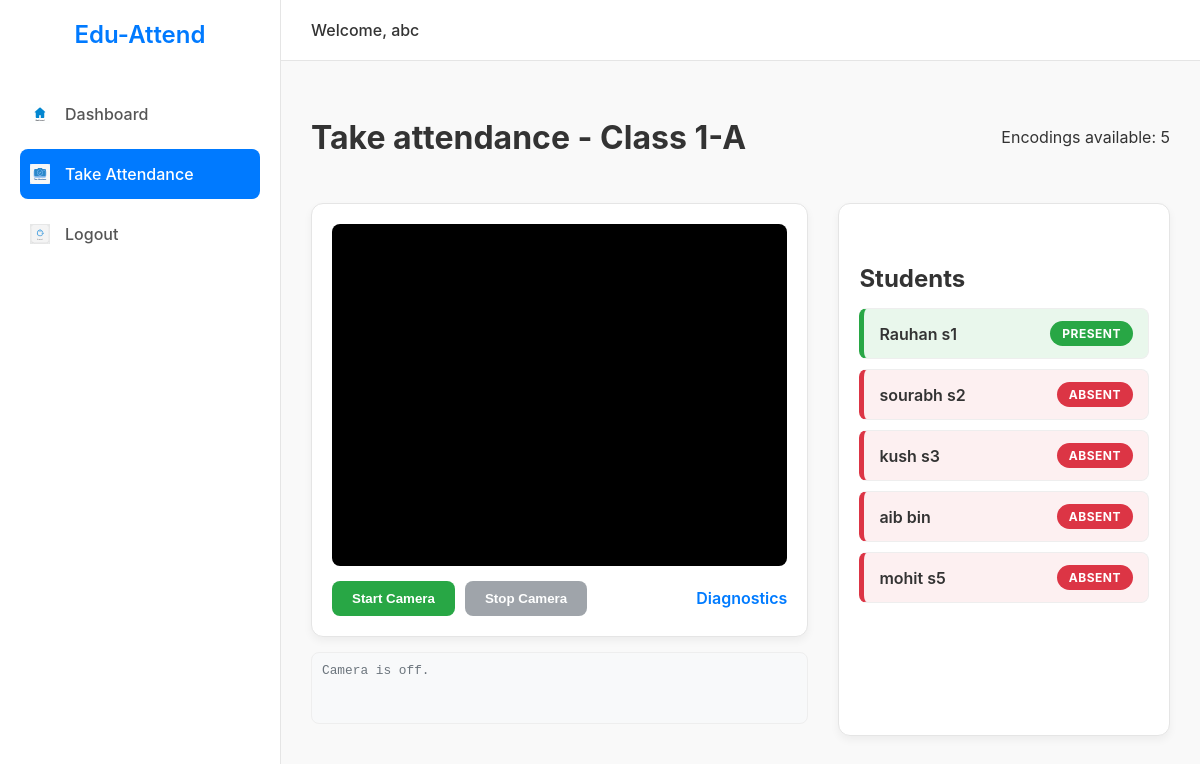
/core/teacher/class/1/take/ (signed in), run on the app's committed database.
### core/models.py (models this page shows, shortened)
class User(AbstractUser):
    ROLE_CHOICES = (
        ('admin', 'Admin'),
        ('teacher', 'Teacher'),
        ('student', 'Student'),
    )
    role = models.CharField(max_length=20, choices=ROLE_CHOICES, default='teacher')

class SchoolClass(models.Model):
    grade = models.PositiveSmallIntegerField(
        validators=[MinValueValidator(1), MaxValueValidator(12)],
        help_text="Class/Grade number (1-12)"
    )
    section = models.CharField(
        max_length=2,
        help_text="Section letter, e.g., A, B, C",
    )
    academic_year = models.ForeignKey(AcademicYear, on_delete=models.PROTECT, default=1)
    class Meta:
        unique_together = ("academic_year", "grade", "section")

class Student(models.Model):
    user = models.OneToOneField(User, on_delete=models.CASCADE, primary_key=True)
    school_class = models.ForeignKey(SchoolClass, on_delete=models.SET_NULL, null=True, blank=True, related_name='students')
    roll_number = models.CharField(max_length=20, blank=True)
    photo = models.ImageField(upload_to='students/', blank=True, null=True, help_text="A single, high-quality frontal face shot for the main profile.")
    face_encodings = models.JSONField(default=list, blank=True, help_text="Auto-generated from the main photo if face_recognition is installed.")
    class Meta:
        unique_together = ('school_class', 'roll_number')
    def get_full_name(self) -> str:
        return self.user.get_full_name() or self.user.username

### core/views.py (the view)
# urls.py: path('teacher/class/<int:class_id>/take/', views.take_attendance, name='take_attendance'),
@login_required
def take_attendance(request: HttpRequest, class_id: int) -> HttpResponse:
    school_class = get_object_or_404(SchoolClass, id=class_id)
    today = timezone.localdate()
    active_academic_year = AcademicYear.objects.filter(is_active=True).first()
    if not active_academic_year:
        messages.error(request, "There is no active academic year. Please set one in the admin panel.")
        return redirect('teacher_dashboard')
    all_students = school_class.students.all().select_related('user')
    present_student_ids = set(AttendanceRecord.objects.filter(
        school_class=school_class,
        date=today,
        academic_year=active_academic_year,
        status='present'
    ).values_list('student_id', flat=True))
    get_token(request)
    enc_count = sum(1 for s in all_students if s.face_encodings)
    context = {
        'school_class': school_class,
        'students': all_students,
        'present_ids': present_student_ids,
        'today': today,
        'enc_count': enc_count,
        'class': school_class, # For template compatibility
    }
    return render(request, 'teacher/take_attendance.html', context)

### templates/teacher/take_attendance.html (shortened to what this page needs)
{% extends 'base.html' %}
{% load static %}
{% block extra_head %}
<link rel="stylesheet" href="{% static 'css/take_attendance.css' %}">
{% endblock %}
{% block content %}
<div class="page-header">
  <h1>Take attendance - Class {{ school_class.grade }}-{{ school_class.section }}</h1>
  <p class="text-muted mb-0">Encodings available: {{ enc_count }}</p>
</div>
<div class="attendance-container">
  <div class="camera-container">
    <div class="video-card">
      <div class="video-wrapper">
        <video id="video" playsinline autoplay></video>
      </div>
      <div class="controls">
        <div class="action-buttons">
          <button id="startBtn" class="btn-custom btn-start">Start Camera</button>
          <button id="stopBtn" class="btn-custom btn-stop" disabled>Stop Camera</button>
        </div>
        <a class="btn-diagnostics" target="_blank" href="{% url 'class_diagnostics' %}">Diagnostics</a>
      </div>
    </div>
    <pre id="log">Camera is off.</pre>
  </div>
  <div class="student-list-container">
    <div class="student-list-card">
      <h5>Students</h5>
      <ul id="students">
        {% for s in students %}
        <li class="student-item {% if s.pk in present_ids %}present{% else %}absent{% endif %}" data-id="{{ s.pk }}">
          <span class="student-name">{{ s.get_full_name }}</span>
          <span class="status-badge {% if s.pk in present_ids %}present{% else %}absent{% endif %}">
            {% if s.pk in present_ids %}Present{% else %}Absent{% endif %}
          </span>
        </li>
        {% endfor %}
      </ul>
    </div>
  </div>
</div>
{% endblock %}

### templates/base.html (shortened to what this page needs)
{% load static %}
<!DOCTYPE html>
<html lang="en">
<head>
    <link rel="stylesheet" href="{% static 'css/main.css' %}">
    {% block extra_head %}{% endblock %}
</head>
<body>
    <div class="wrapper">
        <aside class="sidebar" id="sidebar">
            <div class="logo">
                Edu-Attend
            </div>
            <nav>
                <ul>
                    {% if user.role == 'admin' %}
                    <li>
                        <a href="{% url 'admin_dashboard' %}" class="{% if request.resolver_match.url_name == 'admin_dashboard' %}active{% endif %}">
                            <img src="{% static 'images/icons/Dashboard.svg' %}" alt="Dashboard" class="icon">
                            Dashboard
                        </a>
                    </li>
                    {% else %}
                    <li>
                        <a href="{% url 'teacher_dashboard' %}" class="{% if request.resolver_match.url_name == 'teacher_dashboard' %}active{% endif %}">
                            <img src="{% static 'images/icons/Dashboard.svg' %}" alt="Dashboard" class="icon">
                            Dashboard
                        </a>
                    </li>
                    <li>
                        <a href="{% url 'take_attendance' 1 %}" class="{% if request.resolver_match.url_name == 'take_attendance' %}active{% endif %}">
                            <img src="{% static 'images/icons/TakeAttendance.svg' %}" alt="Take Attendance" class="icon">
                            Take Attendance
                        </a>
                    </li>
                    {% endif %}
                    <li class="logout-item">
                        <a href="{% url 'logout_get' %}">
                            <img src="{% static 'images/icons/logout.svg' %}" alt="Logout" class="icon">
                            Logout
                        </a>
                    </li>
                </ul>
            </nav>
        </aside>
        <main class="main-content">
            <header class="header">
                <div class="user-info">
                    Welcome, {{ user.username }}
                </div>
            </header>
            <section class="content">
                {% block content %}
                {% endblock %}
            </section>
        </main>
    </div>
</body>
</html>

### core/static/css/main.css (style rules this page uses)
:root { --background-color: #F9F9F9; --text-color: #333333; --primary-accent: #007AFF; --sidebar-bg: #FFFFFF; --sidebar-width: 240px; --header-height: 60px; --card-bg: #FFFFFF; --card-border: #E5E5E5; --card-shadow: 0 2px 4px rgba(0,0,0,0.05); }
body, html { margin: 0; padding: 0; height: 100%; font-family: -apple-system, BlinkMacSystemFont, "Segoe UI", Roboto, "Helvetica Neue", Arial, sans-serif; background-color: var(--background-color); color: var(--text-color); }
.wrapper { display: flex; height: 100vh; }
.sidebar { width: var(--sidebar-width); background-color: var(--sidebar-bg); border-right: 1px solid var(--card-border); padding: 20px; display: flex; flex-direction: column; transition: transform 0.3s ease; }
.sidebar .logo { text-align: center; margin-bottom: 40px; font-size: 24px; font-weight: 600; color: var(--primary-accent); }
.sidebar nav ul { list-style: none; padding: 0; margin: 0; flex-grow: 1; display: flex; flex-direction: column; }
.sidebar nav li a { display: flex; align-items: center; padding: 15px 10px; color: #555; text-decoration: none; border-radius: 8px; margin-bottom: 10px; font-weight: 500; transition: background-color 0.2s, color 0.2s; }
.sidebar nav li a:hover, .sidebar nav li a.active { background-color: var(--primary-accent); color: #FFFFFF; }
.sidebar nav li a .icon { margin-right: 15px; width: 20px; height: 20px; }
.logout-item { margin-top: auto; }
.main-content { flex-grow: 1; display: flex; flex-direction: column; overflow-y: auto; }
.header { height: var(--header-height); display: flex; align-items: center; justify-content: space-between; padding: 0 30px; border-bottom: 1px solid var(--card-border); background-color: #FFFFFF; }
.header .user-info { font-weight: 500; }
.content { padding: 30px; flex-grow: 1; }

### core/static/css/take_attendance.css (style rules this page uses)
.page-header { display: flex; justify-content: space-between; align-items: center; margin-bottom: 20px; }
.page-header h1 { font-size: 2rem; font-weight: 700; }
.attendance-container { display: flex; gap: 30px; }
.camera-container { flex: 3; display: flex; flex-direction: column; }
.student-list-container { flex: 2; max-height: 560px; display: flex; flex-direction: column; }
.video-card { background-color: #FFFFFF; border: 1px solid #E5E5E5; border-radius: 12px; padding: 20px; box-shadow: 0 4px 8px rgba(0,0,0,0.05); display: flex; flex-direction: column; }
.video-wrapper { position: relative; width: 100%; padding-top: 75%; background-color: #000; border-radius: 8px; overflow: hidden; margin-bottom: 15px; }
#video, #overlay { position: absolute; top: 0; left: 0; width: 100%; height: 100%; object-fit: contain; }
#video { z-index: 1; }
.controls { display: flex; justify-content: space-between; align-items: center; }
.action-buttons { display: flex; gap: 10px; }
.btn-custom { padding: 10px 20px; border-radius: 8px; font-weight: 600; transition: all 0.3s ease; border: none; cursor: pointer; }
.btn-start { background-color: #28a745; color: white; }
.btn-stop { background-color: #dc3545; color: white; }
.btn-custom:disabled { background-color: #6c757d; cursor: not-allowed; opacity: 0.65; }
.btn-diagnostics { color: #007bff; text-decoration: none; font-weight: 600; }
#log { margin-top: 15px; background-color: #f8f9fa; padding: 10px; border-radius: 8px; font-family: monospace; font-size: 0.8rem; color: #6c757d; height: 50px; overflow-y: auto; border: 1px solid #eee; }
.student-list-card { background-color: #FFFFFF; border: 1px solid #E5E5E5; border-radius: 12px; padding: 20px; box-shadow: 0 4px 8px rgba(0,0,0,0.05); flex-grow: 1; display: flex; flex-direction: column; }
.student-list-card h5 { font-size: 1.5rem; font-weight: 700; margin-bottom: 15px; }
#students { overflow-y: auto; flex-grow: 1; margin: 0; padding: 0; list-style-type: none; }
.student-item { display: flex; justify-content: space-between; align-items: center; padding: 12px 15px; border-radius: 8px; margin-bottom: 10px; transition: all 0.3s ease; border: 1px solid #eee; }
.student-item:last-child { margin-bottom: 0; }
.student-item.present { background-color: #e9f7ec; border-left: 5px solid #28a745; }
.student-item.absent { background-color: #fdf0f1; border-left: 5px solid #dc3545; }
.student-name { font-weight: 600; color: #333; }
.status-badge { padding: 5px 12px; font-size: 0.75rem; font-weight: 700; border-radius: 20px; color: white; text-transform: uppercase; letter-spacing: 0.5px; }
.status-badge.present { background-color: #28a745; }
.status-badge.absent { background-color: #dc3545; }

### data on the page
User: username "abc"
SchoolClass: grade "1", section "A"
Student: get_full_name "Rauhan s1", shows "PRESENT"
Student: get_full_name "sourabh s2", shows "ABSENT"
Student: get_full_name "kush s3", shows "ABSENT"
Student: get_full_name "aib bin", shows "ABSENT"
Student: get_full_name "mohit s5", shows "ABSENT"

### other printed values
{{ enc_count }} "5"
